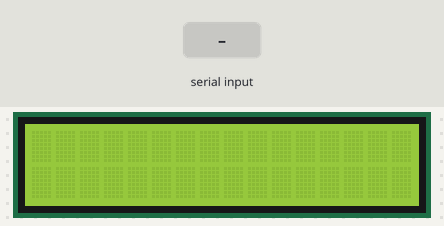
This sketch was run on a simulated ESP32. Shown: 16×2 character LCD. The inputs (shaded band) are chosen by the test bench. Nothing arrives over Bluetooth unless stated; what the sketch prints to the serial monitor is not drawn.

Above: at 1.2 s.
1.3 s: "1" received over Serial
At 2.5 s:
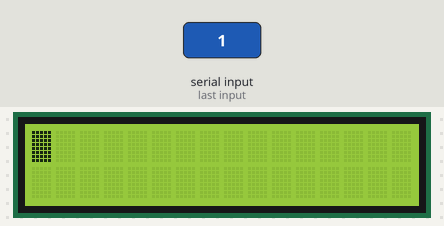
2.8 s: "1" received over the second serial link
At 2.81 s:
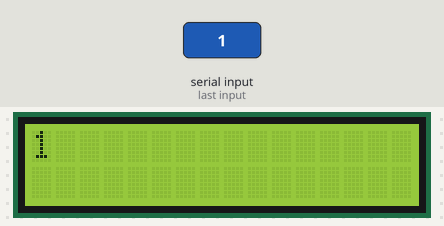
4.3 s: "0" received over the second serial link
At 4.32 s:
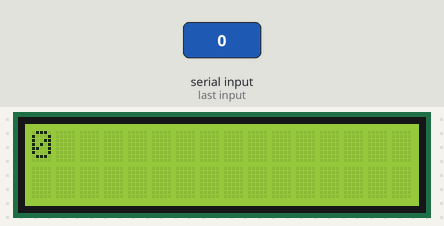
Timing chart, 0 to 7.3 s (numbered marks = the images above; inputs shaded):
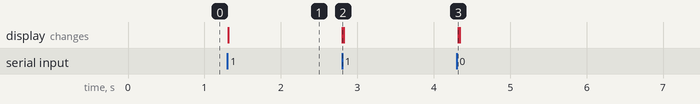

Measured:
- after the input at 1.3 s, the display: changes at once (image 1)
- after the input at 2.8 s, the display: changes at once (image 2)
- after the input at 4.3 s, the display: changes at once (image 3)

The sketch:

lcd_display_bluetoothSerial.ino
```cpp
#include<BluetoothSerial.h>
#include<LiquidCrystal.h>

int rs = 2;
int en = 3;
int dr4 = 4;
int dr5 = 5;
int dr6 = 6;
int dr7 = 7;

int cmd;

LiquidCrystal lcd(rs,en,dr4,dr5,dr6,dr7);
BluetoothSerial SerialBT;


void setup() {
  Serial.begin(9600);
  SerialBT.begin("esp32");
  lcd.begin(16,2);


}

void loop() {
  if(Serial.available()){
    cmd = SerialBT.read();
    Serial.write(cmd);
    lcd.setCursor(0,0);
    lcd.write(cmd);
  }
  delay(20);


}
```
